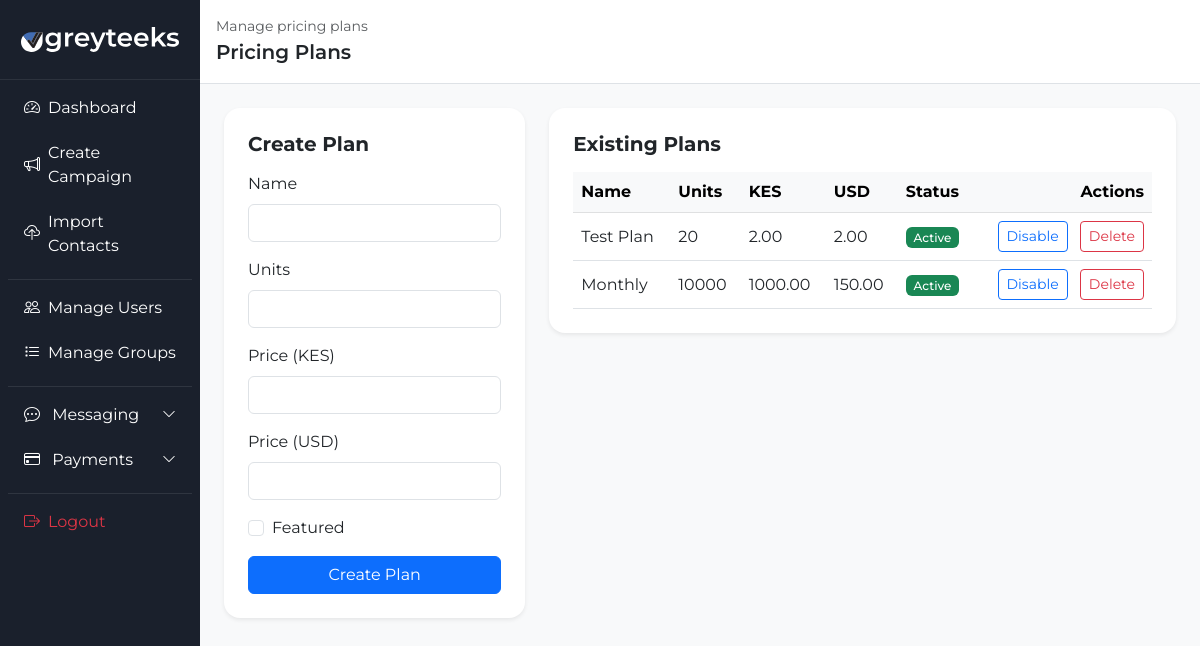
The page /billing/admin/plans/ (signed in) on the database its author committed.
### billing/models.py (models this page shows, shortened)
class PricingPlan(models.Model):
    name = models.CharField(max_length=100)
    units = models.PositiveIntegerField(help_text="Number of message units this plan adds")
    price_kes = models.DecimalField(max_digits=10, decimal_places=2, help_text="Price in KES for M-Pesa")
    price_usd = models.DecimalField(max_digits=10, decimal_places=2, help_text="Price in USD for PayPal/Paystack")
    is_active = models.BooleanField(default=True)
    is_featured = models.BooleanField(default=False)
    created_at = models.DateTimeField(auto_now_add=True)

### billing/views.py (the view, shortened to what this page needs)
# urls.py: path('admin/plans/', views.admin_plans, name='admin_plans'),
@login_required
def admin_plans(request):
    _require_staff(request)
    plans = PricingPlan.objects.order_by('price_kes')
    return render(request, 'billing/admin_plans.html', {'plans': plans})

### billing/views.py (called while the page is built)
def _require_staff(request):
    if not request.user.is_staff:
        raise PermissionDenied

### templates/billing/admin_plans.html (shortened to what this page needs)
{% load static %}
<!DOCTYPE html>
<html lang="en">
<head>
    <link href="https://cdn.jsdelivr.net/npm/bootstrap@5.3.0/dist/css/bootstrap.min.css" rel="stylesheet">
    <link rel="stylesheet" href="https://cdn.jsdelivr.net/npm/bootstrap-icons@1.11.3/font/bootstrap-icons.min.css">
    <link rel="stylesheet" href="{% static 'css/dashboard.css' %}">
</head>
<body>
    <div class="container-fluid">
        <div class="row">
            <nav class="col-md-2 d-none d-md-block sidebar p-0">
    <div class="sidebar-brand d-flex align-items-center justify-content-center px-3 py-3">
        <img src="{% static 'img/light-logo.svg' %}" class="sidebar-logo" alt="Greyteeks logo">
    </div>
    <div class="px-2 pb-4">
        <ul class="nav flex-column mt-2">
            <li class="nav-item">
                <a class="nav-link text-white d-flex align-items-center" href="{% url 'dashboard' %}">
                    <i class="bi bi-speedometer2 me-2"></i> Dashboard
                </a>
            </li>
            <li class="nav-item">
                <a class="nav-link text-white d-flex align-items-center" href="{% url 'create_campaign' %}">
                    <i class="bi bi-megaphone me-2"></i> Create Campaign
                </a>
            </li>
            <li class="nav-item">
                <a class="nav-link text-white d-flex align-items-center" href="{% url 'upload_contacts' %}">
                    <i class="bi bi-cloud-upload me-2"></i> Import Contacts
                </a>
            </li>
            <hr class="text-secondary my-2">
            {% if user.is_staff %}
            <li class="nav-item">
                <a class="nav-link text-white d-flex align-items-center" href="{% url 'manage_users' %}">
                    <i class="bi bi-people me-2"></i> Manage Users
                </a>
            </li>
            <li class="nav-item">
                <a class="nav-link text-white d-flex align-items-center" href="{% url 'manage_groups' %}">
                    <i class="bi bi-list-task me-2"></i> Manage Groups
                </a>
            </li>
            <hr class="text-secondary my-2">
            <li class="nav-item">
                <a class="nav-link text-white d-flex align-items-center justify-content-between"
                   href="#messagingDropdown"
                   data-bs-toggle="collapse"
                   aria-expanded="false"
                   aria-controls="messagingDropdown">
                    <span><i class="bi bi-chat-dots me-2"></i> Messaging</span>
                    <i class="bi bi-chevron-down small"></i>
                </a>
            </li>
            <li class="nav-item">
                <a class="nav-link text-white d-flex align-items-center justify-content-between"
                   href="#paymentsDropdown"
                   data-bs-toggle="collapse"
                   aria-expanded="false"
                   aria-controls="paymentsDropdown">
                    <span><i class="bi bi-credit-card me-2"></i> Payments</span>
                    <i class="bi bi-chevron-down small"></i>
                </a>
            </li>
            {% endif %}
            <hr class="text-secondary my-2">
            <li class="nav-item">
                <form action="{% url 'logout' %}" method="post">
                    <button type="submit" class="nav-link text-danger border-0 bg-transparent d-flex align-items-center w-100">
                        <i class="bi bi-box-arrow-right me-2"></i> Logout
                    </button>
                </form>
            </li>
        </ul>
    </div>
</nav>
            <main class="col-md-10 p-0">
                <div class="dashboard-top-bar d-flex justify-content-between align-items-center px-3 py-3 bg-white border-bottom">
                    <div>
                        <div class="text-muted small">Manage pricing plans</div>
                        <div class="fs-5 fw-semibold">Pricing Plans</div>
                    </div>
                </div>
                <div class="dashboard-content p-4">
                    <div class="row g-4">
                        <div class="col-lg-4">
                            <div class="card border-0 shadow-sm rounded-4 p-4">
                                <h5 class="fw-bold mb-3">Create Plan</h5>
                                <form method="post">
                                    <div class="mb-3">
                                        <label class="form-label">Name</label>
                                        <input type="text" name="name" class="form-control" required>
                                    </div>
                                    <div class="mb-3">
                                        <label class="form-label">Units</label>
                                        <input type="number" name="units" class="form-control" min="1" required>
                                    </div>
                                    <div class="mb-3">
                                        <label class="form-label">Price (KES)</label>
                                        <input type="number" step="0.01" name="price_kes" class="form-control" required>
                                    </div>
                                    <div class="mb-3">
                                        <label class="form-label">Price (USD)</label>
                                        <input type="number" step="0.01" name="price_usd" class="form-control" required>
                                    </div>
                                    <div class="form-check mb-3">
                                        <input class="form-check-input" type="checkbox" name="is_featured" id="is_featured">
                                        <label class="form-check-label" for="is_featured">Featured</label>
                                    </div>
                                    <button type="submit" class="btn btn-primary w-100">Create Plan</button>
                                </form>
                            </div>
                        </div>
                        <div class="col-lg-8">
                            <div class="card border-0 shadow-sm rounded-4 p-4">
                                <div class="d-flex justify-content-between align-items-center mb-3">
                                    <h5 class="fw-bold mb-0">Existing Plans</h5>
                                </div>
                                <div class="table-responsive">
                                    <table class="table table-hover align-middle mb-0">
                                        <thead class="table-light">
                                            <tr>
                                                <th>Name</th>
                                                <th>Units</th>
                                                <th>KES</th>
                                                <th>USD</th>
                                                <th>Status</th>
                                                <th class="text-end">Actions</th>
                                            </tr>
                                        </thead>
                                        <tbody>
                                            {% for plan in plans %}
                                                <tr>
                                                    <td>{{ plan.name }}</td>
                                                    <td>{{ plan.units }}</td>
                                                    <td>{{ plan.price_kes }}</td>
                                                    <td>{{ plan.price_usd }}</td>
                                                    <td>
                                                        <span class="badge {% if plan.is_active %}bg-success{% else %}bg-secondary{% endif %}">
                                                            {% if plan.is_active %}Active{% else %}Inactive{% endif %}
                                                        </span>
                                                    </td>
                                                    <td class="text-end">
                                                        <form method="post" class="d-inline-block me-2">
                                                            <button type="submit" class="btn btn-sm btn-outline-primary">{% if plan.is_active %}Disable{% else %}Enable{% endif %}</button>
                                                        </form>
                                                        <form method="post" class="d-inline-block">
                                                            <button type="submit" class="btn btn-sm btn-outline-danger">Delete</button>
                                                        </form>
                                                    </td>
                                                </tr>
                                            {% empty %}
                                                <tr>
                                                    <td colspan="6" class="text-center text-muted py-4">No plans found.</td>
                                                </tr>
                                            {% endfor %}
                                        </tbody>
                                    </table>
                                </div>
                            </div>
                        </div>
                    </div>
                </div>
            </main>
        </div>
    </div>
</body>
</html>

### static/css/dashboard.css (style rules this page uses)
body { background-color: #f8f9fa; font-family: 'Montserrat', sans-serif; }
.sidebar { height: 100vh; background: #1a202c; color: white; position: fixed; top: 0; left: 0; z-index: 100; width: 16.666667%; }
.sidebar .nav-link { transition: all 0.3s; border-radius: 5px; margin-bottom: 5px; color: white; }
main { margin-left: 16.666667%; padding-left: 1rem; }
h1, h2, h3, h4, h5, h6 { font-family: 'Montserrat', sans-serif; font-weight: 500; }
.dashboard-content { padding-left: 1rem; padding-right: 1rem; }
.dashboard-top-bar { min-height: 80px; }
.badge { font-weight: 500; }
.sidebar-logo { display: block; width: 80%; max-width: 160px; height: auto; max-height: 60px; object-fit: contain; margin: 0 auto; }
.sidebar-brand { min-height: 80px; border-bottom: 1px solid rgba(255, 255, 255, 0.08); margin-left: -1rem; margin-right: -1rem; padding-left: 1rem; padding-right: 1rem; }
.sidebar .nav-link[data-bs-toggle="collapse"] .bi-chevron-down { transition: transform 0.25s ease; }
.sidebar-brand { min-height: 80px; border-bottom: 1px solid rgba(255, 255, 255, 0.08); }

### rows shown on the page
PricingPlan: name "Test Plan", units "20", price_kes "2.00", price_usd "2.00", is_active "Active"
PricingPlan: name "Monthly", units "10000", price_kes "1000.00", price_usd "150.00", is_active "Active"
